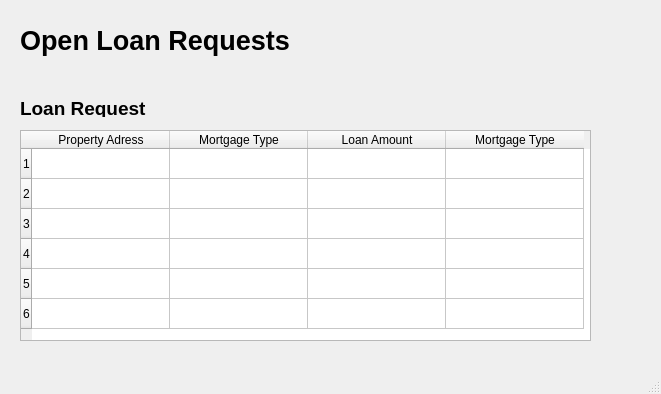
<?xml version="1.0" encoding="UTF-8"?>
<ui version="4.0">
 <class>MainWindow</class>
 <widget class="QMainWindow" name="MainWindow">
  <property name="geometry">
   <rect>
    <x>0</x>
    <y>0</y>
    <width>661</width>
    <height>394</height>
   </rect>
  </property>
  <property name="windowTitle">
   <string>MainWindow</string>
  </property>
  <widget class="QWidget" name="centralwidget">
   <widget class="QLabel" name="label">
    <property name="geometry">
     <rect>
      <x>20</x>
      <y>20</y>
      <width>281</width>
      <height>41</height>
     </rect>
    </property>
    <property name="font">
     <font>
      <pointsize>20</pointsize>
      <weight>75</weight>
      <bold>true</bold>
     </font>
    </property>
    <property name="text">
     <string>Open Loan Requests</string>
    </property>
   </widget>
   <widget class="QTableWidget" name="tableWidget">
    <property name="enabled">
     <bool>true</bool>
    </property>
    <property name="geometry">
     <rect>
      <x>20</x>
      <y>130</y>
      <width>571</width>
      <height>211</height>
     </rect>
    </property>
    <property name="maximumSize">
     <size>
      <width>571</width>
      <height>16777215</height>
     </size>
    </property>
    <attribute name="horizontalHeaderDefaultSectionSize">
     <number>138</number>
    </attribute>
    <attribute name="verticalHeaderDefaultSectionSize">
     <number>30</number>
    </attribute>
    <row>
     <property name="text">
      <string>1</string>
     </property>
    </row>
    <row>
     <property name="text">
      <string>2</string>
     </property>
    </row>
    <row>
     <property name="text">
      <string>3</string>
     </property>
    </row>
    <row>
     <property name="text">
      <string>4</string>
     </property>
    </row>
    <row>
     <property name="text">
      <string>5</string>
     </property>
    </row>
    <row>
     <property name="text">
      <string>6</string>
     </property>
    </row>
    <column>
     <property name="text">
      <string>Property Adress</string>
     </property>
     <property name="font">
      <font>
       <kerning>true</kerning>
      </font>
     </property>
    </column>
    <column>
     <property name="text">
      <string>Mortgage Type</string>
     </property>
    </column>
    <column>
     <property name="text">
      <string>Loan Amount</string>
     </property>
    </column>
    <column>
     <property name="text">
      <string>Mortgage Type</string>
     </property>
    </column>
   </widget>
   <widget class="QLabel" name="label_2">
    <property name="geometry">
     <rect>
      <x>20</x>
      <y>100</y>
      <width>141</width>
      <height>17</height>
     </rect>
    </property>
    <property name="font">
     <font>
      <pointsize>14</pointsize>
      <weight>75</weight>
      <italic>false</italic>
      <bold>true</bold>
     </font>
    </property>
    <property name="text">
     <string>Loan Request</string>
    </property>
   </widget>
  </widget>
  <widget class="QStatusBar" name="statusbar"/>
 </widget>
 <resources/>
 <connections/>
</ui>
